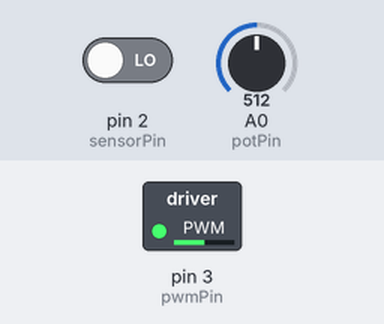
A sketch run on a simulated Arduino Uno, built with avr-gcc and run on an emulated ATmega328P. Parts: switched loads named in the sketch (green lamp = pin HIGH). The inputs (shaded band) are chosen by the test bench; at power-on: A0 (potPin) = 512, pin 2 (sensorPin) LOW.

Above: at 1.2 s.
1.3 s: A0 (potPin) set to 716
At 2.5 s:
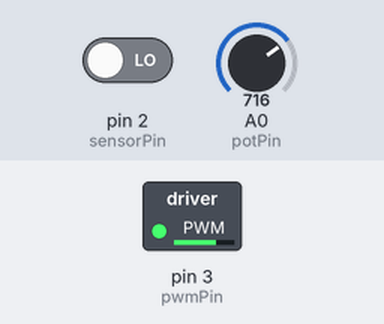
2.8 s: A0 (potPin) set to 900
At 3.9 s:
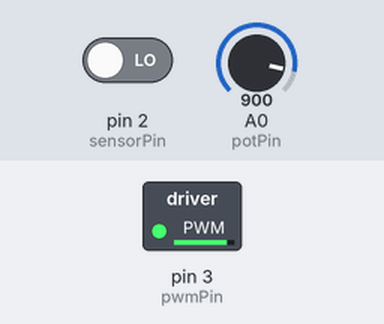
4.3 s: A0 (potPin) set to 122
At 5.0 s:
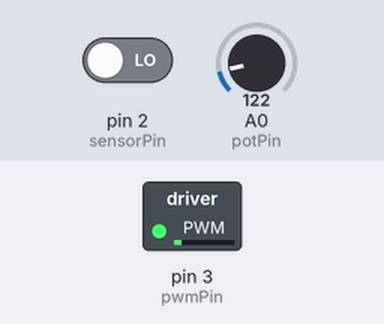
Timing chart, 0 to 7.3 s (numbered marks = the images above; inputs shaded):
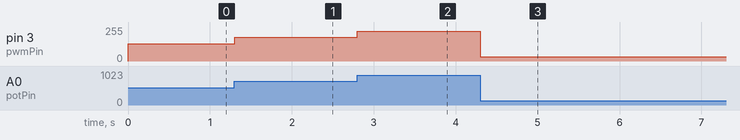

Measured:
- after the input at 1.3 s, pin 3 (pwmPin): 128/255 → 178/255 at once
- after the input at 2.8 s, pin 3 (pwmPin): 178/255 → 224/255 at once
- after the input at 4.3 s, pin 3 (pwmPin): 224/255 → 31/255 at once

The sketch:

Tachometer.ino
```cpp
//pin nummers toekennen
const int sensorPin = 2;
const int potPin = A0;
const int pwmPin = 3;

// Variabelen declareren
int sensState;
int sensPrevState;
int sensStep;
int sensPrevStep;
int sensStepDif;
int rpm;
int pwm;

void setup() {
  // serial verbinding starten
  Serial.begin(9600);
  // pinmodes instellen
  pinMode(sensorPin, INPUT);
  pinMode(potPin, INPUT);
  pinMode(pwmPin, OUTPUT);
}

void loop() {
  // potentiometer uitlezen en schalen voor gebruik als pwm signaal
  pwm = map(analogRead(potPin), 1, 1023, 1, 255);
  // digitaal signaal van de infra rood sensor uitlezen
  sensState = digitalRead(sensorPin);

  //motor aansturen met pwm signaal
  analogWrite(pwmPin, pwm);

  //kijken of de sensorwaarde omhoog is gegaan t.o.v. de vorige meting
  if ((sensState == 1) && (sensPrevState == 0)) {
    //tijdstip van puls opslaan en aftrekken van vorig tijdstip zodat je een tijd tussen de pulsen krijgt in ms
    sensPrevStep = sensStep;
    sensStep = millis();
    sensStepDif = sensStep - sensPrevStep;
    // tijd tussen pulsen omrekenen naar toeren per minuut
    rpm = round((1000 / sensStepDif) * 60);
    // data naar de serial monitor/plotter schijven
    Serial.print(pwm);
    Serial.print(" , ");
    Serial.println(rpm);
  }
  // vorige status van IR sensor overschijven met huidige status
  sensPrevState = sensState;
}
```
